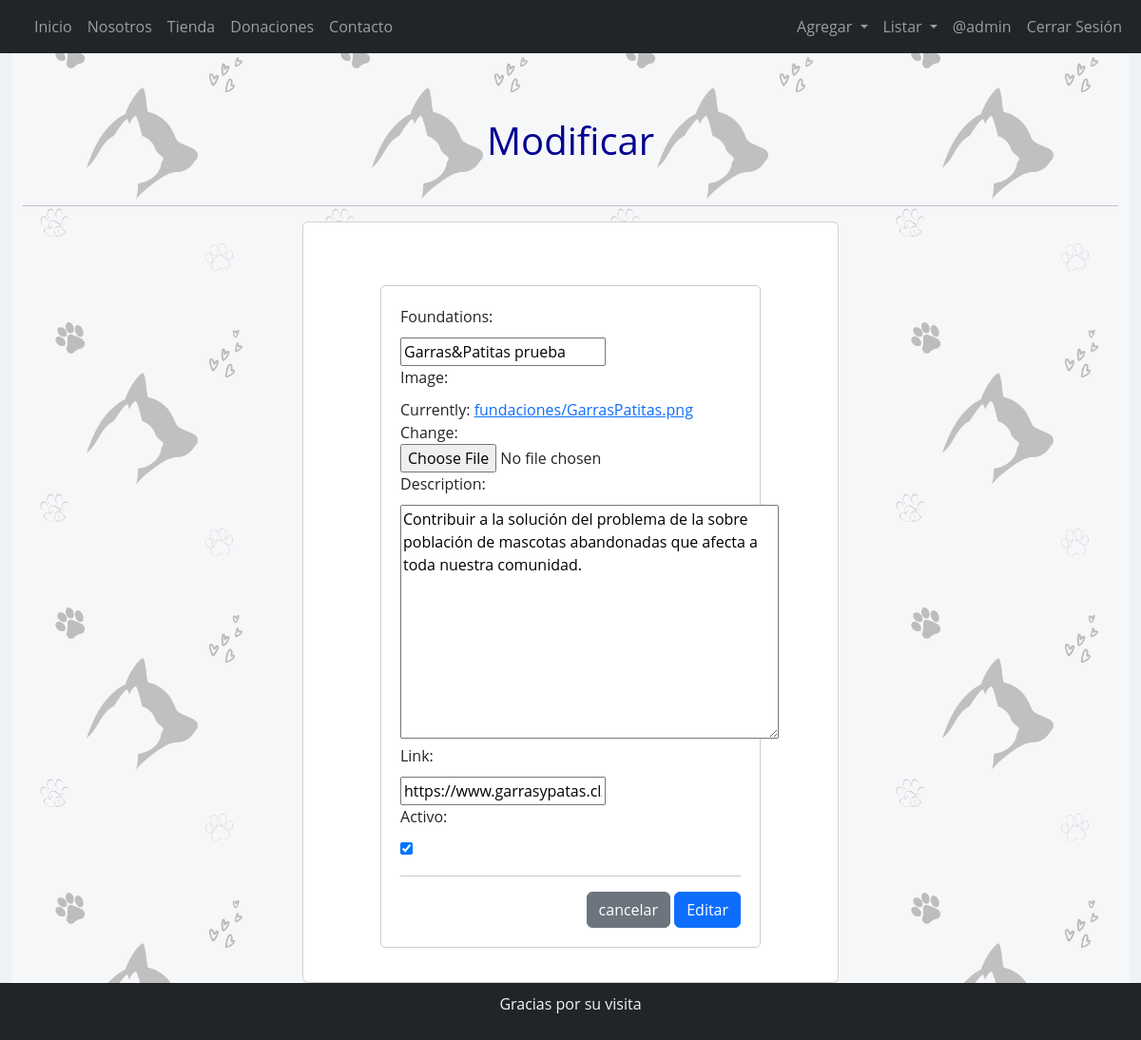
/modificar-fundacion/1/ (signed in), run on the app's committed database.
### appShop/models.py (models this page shows, shortened)
class Foundation(models.Model):
    id_foundation    = models.AutoField(db_column='idFoundation', primary_key=True)
    foundations      = models.CharField(max_length=50, blank=True, null=True)
    image            = models.ImageField(upload_to="fundaciones", null=True)
    description      = models.TextField()
    link             = models.URLField(max_length = 200)
    activo           = models.BooleanField(default=True)

### appShop/views.py (the view)
# urls.py: path('modificar-fundacion/<id_foundation>/', views.modify_donaciones, name='modify_donaciones'),
@permission_required('appShop.change_foundation')
def modify_donaciones(request, id_foundation):
    donaciones = get_object_or_404(Foundation,id_foundation=id_foundation)
    if request.method == 'POST':
        formulario = FundacionForm(request.POST,request.FILES,instance=donaciones)
        if formulario.is_valid():
            formulario.save()
            messages.success(request,"Modificado Correctamente")
            return redirect(to="list_donaciones")
        else:
            messages.error(request,"Error al Modificar")
    else:
        formulario = FundacionForm(instance=donaciones)
    context = {
        'form': formulario,
    }
    return render(request, 'appShop/fundacion/modificar.html',context)

### appShop/forms.py
class FundacionForm(forms.ModelForm):
    class Meta:
        model = Foundation
        fields = '__all__'

### appShop/templates/appShop/fundacion/modificar.html (shortened to what this page needs)
{% extends 'appShop/base.html'%}
{% load static %}
{% block contenido %}
<div class="container-fluid bg-light bg-opacity-75">
    <br><br>
    <header class="header">
        <h1>Modificar</h1>
    </header>
    <hr>
    <div class="row">
        <div class="col-12 col-md-6 offset-md-3">
            <div class="card">
                <div class="card-body">
                    <form action="" method="post" enctype="multipart/form-data">
                        {{ form }}
                        <br>
                        <hr>
                        <div class="d-flex justify-content-end">
                            <a class="btn btn-secondary" type="reset" href="{% url 'list_donaciones'%}" role="button">cancelar</a>
                            <input type="submit" value="Editar" class="btn btn-primary">
                        </div>
                    </form>
                </div>
            </div>
        </div>
    </div>
</div>
{% endblock %}

### appShop/templates/appShop/base.html (shortened to what this page needs)
<!DOCTYPE html>
<html lang="es">
<head>
    {% load static %}
    <link href="https://cdn.jsdelivr.net/npm/bootstrap@5.3.3/dist/css/bootstrap.min.css" rel="stylesheet">
    <link rel="stylesheet" href="{% static '/appShop/css/styles.css' %}">
</head>
<body>
    <nav class="navbar navbar-expand-lg navbar-dark bg-dark">
        <div class="container-fluid">
            <div class="collapse navbar-collapse" id="navbarSupportedContent">
                <ul class="navbar-nav me-auto">
                    <li class="nav-item">
                        <a class="nav-link" aria-current="page" href="{% url 'home' %}">Inicio</a>
                    </li>
                    <li class="nav-item">
                        <a class="nav-link" aria-current="page" href="{% url 'nosotros' %}">Nosotros</a>
                    </li>
                    <li class="nav-item">
                        <a class="nav-link" aria-current="page" href="{% url 'tienda' %}">Tienda</a>
                    </li>
                    <li class="nav-item">
                        <a class="nav-link" aria-current="page" href="{% url 'donaciones' %}">Donaciones</a>
                    </li>
                    <li class="nav-item">
                        <a class="nav-link" aria-current="page" href="{% url 'contacto' %}">Contacto</a>
                    </li>
                </ul>
                <ul class="navbar-nav ms-auto">
                    {% if user.is_authenticated %}
                        <li class="nav-item dropdown">
                            <a class="nav-link dropdown-toggle" href="#" id="navbarDropdown" role="button" data-bs-toggle="dropdown" aria-expanded="false">
                                Agregar
                            </a>
                        </li>
                        <li class="nav-item dropdown">
                            <a class="nav-link dropdown-toggle" href="#" id="navbarDropdownList" role="button" data-bs-toggle="dropdown" aria-expanded="false">
                                Listar
                            </a>
                        </li>
                        <li class="nav-item">
                            <a class="nav-link" aria-current="page" href="">@{{user.username}}</a>
                        </li>
                        <li class="nav-item">
                            <a class="nav-link" aria-current="page" href="{% url 'logout' %}">Cerrar Sesión</a>
                        </li>
                    {% endif %}
                </ul>
            </div>
        </div>
    </nav>
    <div class="container-fluid">
        <div id="content">
            {% block contenido %}
            {% endblock %}
        </div>
    </div>
    <footer class="footer bg-dark">
        <p>Gracias por su visita</p>
    </footer>
</body>
</html>

### appShop/static/appShop/css/styles.css (style rules this page uses)
html { height: 100%; margin: 0; display: flex; flex-direction: column; }
.footer { text-align: center; padding: 10px; position: sticky; top: 100vh; width: 100%; color: whitesmoke; }
body { background-image: url("../img/Index/fondo.png"); background-color:#EDF2F7; background-repeat: repeat; background-size: 300px 300px; font-family: 'Open Sans', sans-serif; height: 100%; margin: 0; display: flex; flex-direction: column; }
.header { text-align: center; padding: 20px 0; width: 100%; color: rgb(0, 0, 146); text-emphasis: rgb(246, 3, 3); }
form { max-width: 400px; margin: 50px auto 20px; padding: 20px; border: 1px solid #ccc; border-radius: 5px; }
label { display: block; margin-bottom: 10px; }

### data on the page
Foundation: foundations "Garras&Patitas prueba", description "Contribuir a la solución del problema de la sobre población de mascotas abandonadas que afecta a toda nuestra comunidad.", link "https://www.garrasypatas.cl/", activo "☑"

### other printed values
{{ user.username }} "admin"
